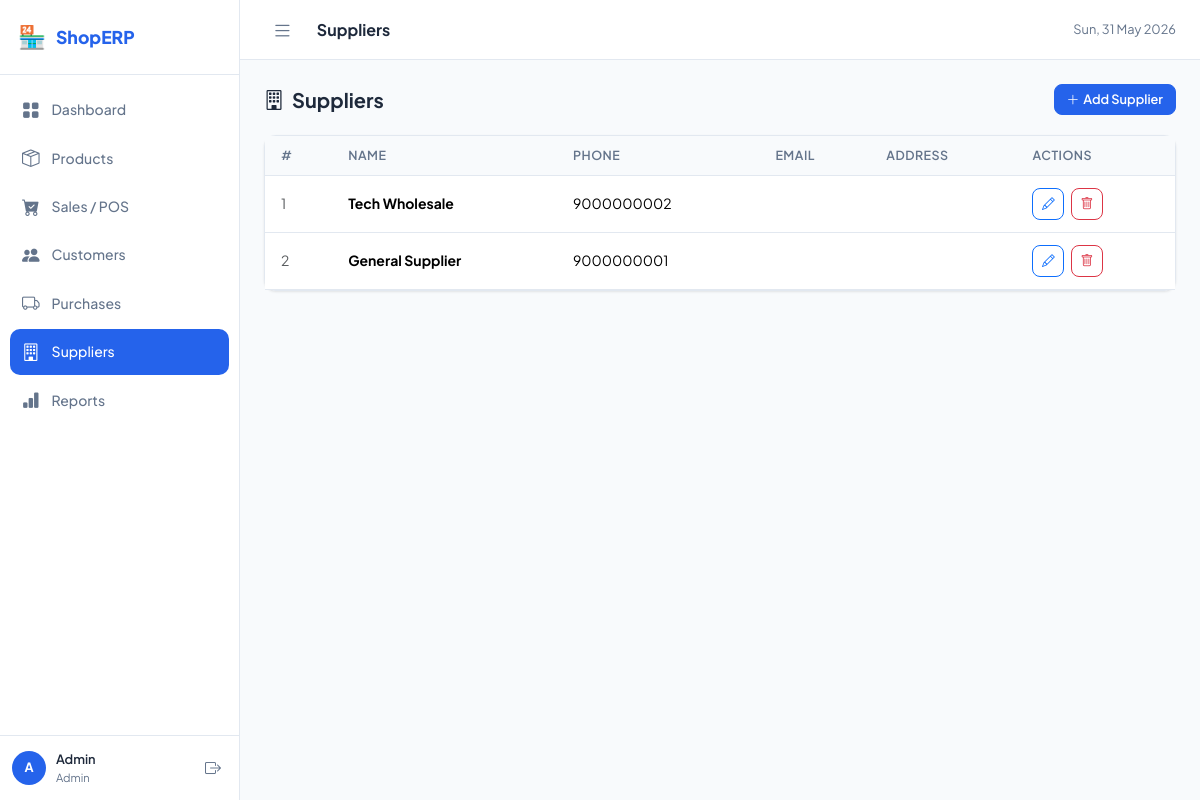
The page /modules/suppliers.php (signed in) on the database its author committed.
### tables this page shows
CREATE TABLE IF NOT EXISTS suppliers (
    id INT AUTO_INCREMENT PRIMARY KEY,
    name VARCHAR(150) NOT NULL,
    phone VARCHAR(20),
    email VARCHAR(100),
    address TEXT,
    created_at TIMESTAMP DEFAULT CURRENT_TIMESTAMP
);

### modules/suppliers.php (the view, shortened to what this page needs)
<?php
require_once __DIR__ . '/../includes/config.php';
$suppliers = $pdo->query("SELECT * FROM suppliers ORDER BY id DESC")->fetchAll();
require_once __DIR__ . '/../includes/header.php';
?>
<div class="page-header">
    <h5><i class="bi bi-building me-2"></i>Suppliers</h5>
    <button class="btn btn-primary btn-sm" data-bs-toggle="modal" data-bs-target="#supModal">
        <i class="bi bi-plus-lg me-1"></i>Add Supplier
    </button>
</div>
<div class="card">
    <div class="table-responsive">
        <table class="table">
            <thead><tr><th>#</th><th>Name</th><th>Phone</th><th>Email</th><th>Address</th><th>Actions</th></tr></thead>
            <tbody>
            <?php foreach ($suppliers as $i => $s): ?>
            <tr>
                <td class="text-muted"><?= $i+1 ?></td>
                <td><strong><?= htmlspecialchars($s['name']) ?></strong></td>
                <td><?= htmlspecialchars($s['phone']) ?></td>
                <td><?= htmlspecialchars($s['email']) ?></td>
                <td class="text-muted"><?= htmlspecialchars($s['address']) ?></td>
                <td>
                    <button class="btn btn-sm btn-outline-primary btn-icon me-1" onclick='editSup(<?= json_encode($s) ?>)'><i class="bi bi-pencil"></i></button>
                    <form method="POST" class="d-inline" onsubmit="return confirm('Delete?')">
                        <button class="btn btn-sm btn-outline-danger btn-icon"><i class="bi bi-trash"></i></button>
                    </form>
                </td>
            </tr>
            <?php endforeach; ?>
            </tbody>
        </table>
    </div>
</div>
<?php require_once __DIR__ . '/../includes/footer.php'; ?>

### assets/css/app.css (style rules this page uses)
:root { --sidebar-w: 240px; --primary: #2563eb; --primary-light: #eff6ff; --primary-dark: #1d4ed8; --success: #16a34a; --danger: #dc2626; --warning: #d97706; --bg: #f8fafc; --surface: #ffffff; --border: #e2e8f0; --text: #1e293b; --muted: #64748b; --radius: 12px; --shadow: 0 1px 3px rgba(0,0,0,.06), 0 1px 2px rgba(0,0,0,.04); --shadow-md: 0 4px 16px rgba(0,0,0,.08); --font: 'Plus Jakarta Sans', sans-serif; }
* { box-sizing: border-box; margin: 0; padding: 0; }
body { font-family: var(--font); background: var(--bg); color: var(--text); display: flex; min-height: 100vh; }
.card { background: var(--surface); border: 1px solid var(--border); border-radius: var(--radius); box-shadow: var(--shadow); }
.table { margin: 0; font-size: .875rem; }
.table th { font-weight: 600; color: var(--muted); background: var(--bg); font-size: .78rem; text-transform: uppercase; letter-spacing: .5px; border-bottom: 1px solid var(--border); padding: 10px 16px; }
.table td { padding: 12px 16px; vertical-align: middle; border-color: var(--border); }
.btn-primary { background: var(--primary); border-color: var(--primary); font-weight: 600; }
.btn-sm { padding: 5px 12px; font-size: .8rem; border-radius: 8px; }
.btn-icon { width: 32px; height: 32px; padding: 0; border-radius: 8px; display: inline-flex; align-items: center; justify-content: center; }
.page-header { display: flex; align-items: center; justify-content: space-between; margin-bottom: 20px; }
.page-header h5 { font-weight: 700; margin: 0; }

### rows shown on the page
suppliers: name "Tech Wholesale", phone "9000000002"
suppliers: name "General Supplier", phone "9000000001"

### other values the page prints
APP_NAME "ShopERP"
$item['label'] "Dashboard"
$item['label'] "Products"
$item['label'] "Sales / POS"
$item['label'] "Customers"
$item['label'] "Purchases"
$item['label'] "Suppliers"
$item['label'] "Reports"
substr($_SESSION['user']['name'], 0, 1) "A"
$_SESSION['user']['name'] "Admin"
$_SESSION['user']['role'] "Admin"
$pageTitle "Suppliers"
